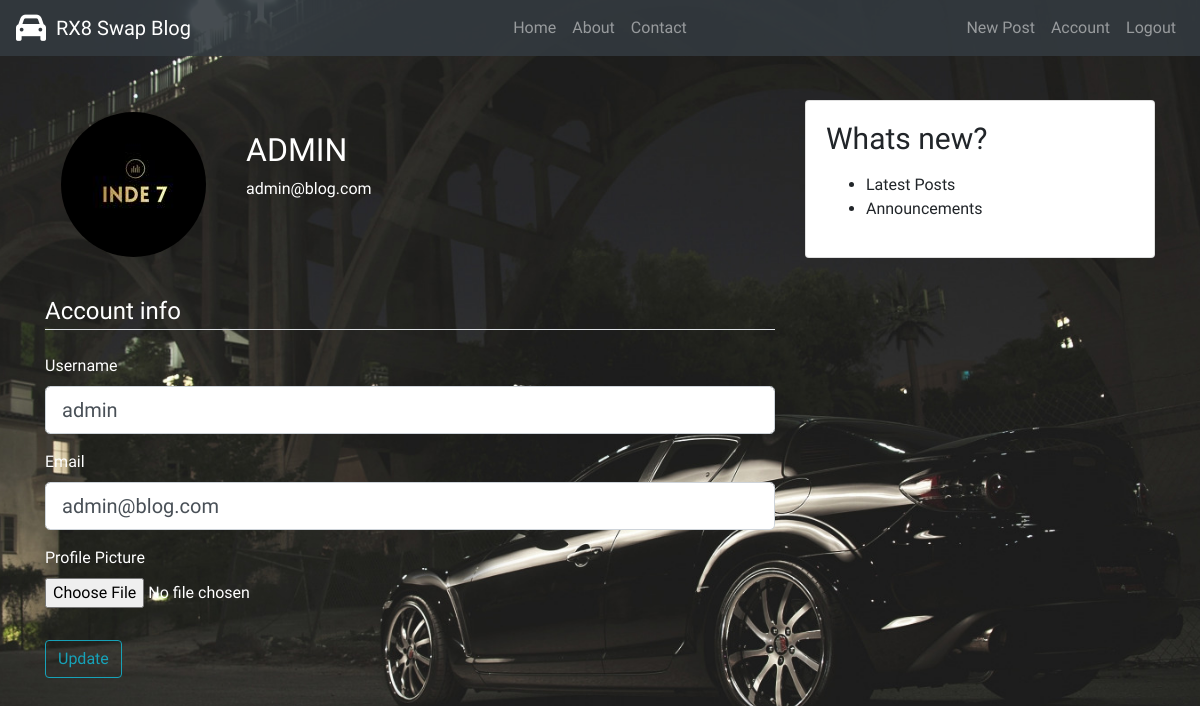
Page /account (signed in) on the committed database.
### flaskblog/models.py (models this page shows, shortened)
class User(db.Model, UserMixin):
	id = db.Column(db.Integer, primary_key=True)
	username = db.Column(db.String(20), unique=True, nullable=False)
	email = db.Column(db.String(120), unique=True, nullable=False)
	image_file = db.Column(db.String(20), nullable=False, default='default.jpg')
	password = db.Column(db.String(60), nullable=False)
	posts = db.relationship('Post', backref='author', lazy=True)

### flaskblog/routes.py (the view)
@app.route("/account", methods=['GET', 'POST'])
@login_required
def account():
	form= UpdateAccountForm()
	if form.validate_on_submit():
		if form.picture.data:
			picture_file = save_picture(form.picture.data)
			current_user.image_file = picture_file
		current_user.username = form.username.data
		current_user.email = form.email.data
		db.session.commit()
		flash('Your account has been updated!', 'success')
		return redirect(url_for('account'))
	elif request.method == 'GET':
		form.username.data = current_user.username
		form.email.data = current_user.email
	image_file = url_for('static', filename='profile_pics/' + current_user.image_file)
	return render_template("account.html", title='Account', image_file=image_file, form=form)

### flaskblog/forms.py (shortened to what this page needs)
class UpdateAccountForm(FlaskForm):
	username = StringField('Username', validators=[DataRequired(), Length(min=3, max=20)])
	email = StringField('Email', validators=[DataRequired(), Email()])
	picture = FileField('Profile Picture', validators=[FileAllowed(['jpg', 'png'])])
	submit = SubmitField('Update')

### flaskblog/models.py (called while the page is built)
@login_manager.user_loader
def load_user(user_id):
	return User.query.get(int(user_id))

### flaskblog/Templates/account.html (shortened to what this page needs)
{% extends "layout.html" %}
{% block content %}
	<div class="content-section">
		<div class="media text-white p-3">
			<img class="rounded-circle account-img mr-3 mt-3" src="{{ image_file }}">
			<div class="media-body">
				<h2 class="account-heading ml-4">{{ current_user.username }}</h2>
				<p class="ml-4">{{ current_user.email }}</p>
			</div>
		</div>
		<div class="content-section update-form text-white">
			<form method="POST" action="" enctype="multipart/form-data">
				<fieldset class="form-group">
					<legend class="border-bottom mb-4">Account info</legend>
					<div class="form-group">
						{{ form.username.label(class="form-control-label") }}
						{% if form.username.errors %}
							{{ form.username(class="form-control form-control-lg is-invalid") }}
							<div class="invalid-feedback">
								{% for error in form.username.errors %}
									<span>{{ error }}</span>
								{% endfor %}
							</div>
						{% else %}
							{{ form.username(class="form-control form-control-lg") }}
						{% endif %}
					</div>
					<div class="form-group">
						{{ form.email.label(class="form-control-label") }}
						{% if form.email.errors %}
							{{ form.email(class="form-control form-control-lg is-invalid") }}
							<div class="invalid-feedback">
								{% for error in form.email.errors %}
									<span>{{ error }}</span>
								{% endfor %}
							</div>
						{% else %}
							{{ form.email(class="form-control form-control-lg") }}
						{% endif %}
					</div>
					<div class="form-group">
						{{ form.picture.label() }}
						{{ form.picture(class="form-control-file") }}
					</div>
				</fieldset>
				<div class="form-group">
					{{ form.submit(class="btn btn-outline-info") }}
				</div>
			</form>
		</div>
	</div>
{% endblock content %}

### flaskblog/static/main.css (style rules this page uses)
body { background-image: url("tlo.jpg") !important; background-position: center; background-repeat: no-repeat; background-position: fixed; background-attachment: fixed; background-size: cover; }
* { font-family: 'Red Hat Display', sans-serif; }
.media-body { margin-top: 35px; }
.update-form { margin-top: 20px; }
.account-heading { text-transform: uppercase; }

### rows in the picture
User: username "ADMIN", email "admin@blog.com", username "admin"
